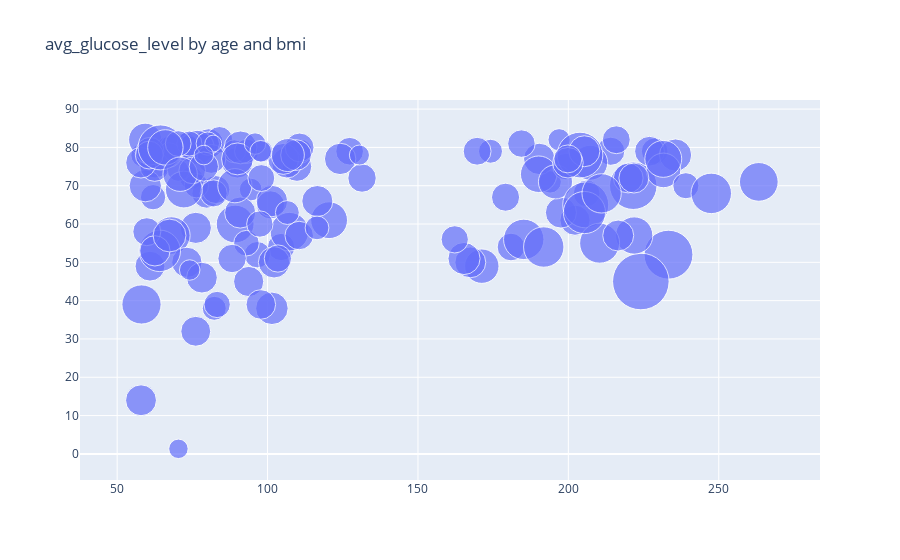

Source (notebook cell):
### Code cell
get_scatter_with_marker(df_female_stroke, params).show()

### Figure 1 — Plotly figure (JSON) as saved in the notebook; plotly's stock layout.template omitted (floating-point values rounded to 4 significant figures; data arrays with more than 128 entries replaced by an {"elided": "..."} marker saying what was removed)
{"data": [{"marker": {"size": {"elided": "141 float values"}}, "mode": "markers", "text": {"elided": "141 float values"}, "type": "scatter", "x": {"elided": "141 float values"}, "y": {"elided": "141 float values"}}], "layout": {"title": {"text": "avg_glucose_level by age and bmi"}}}
